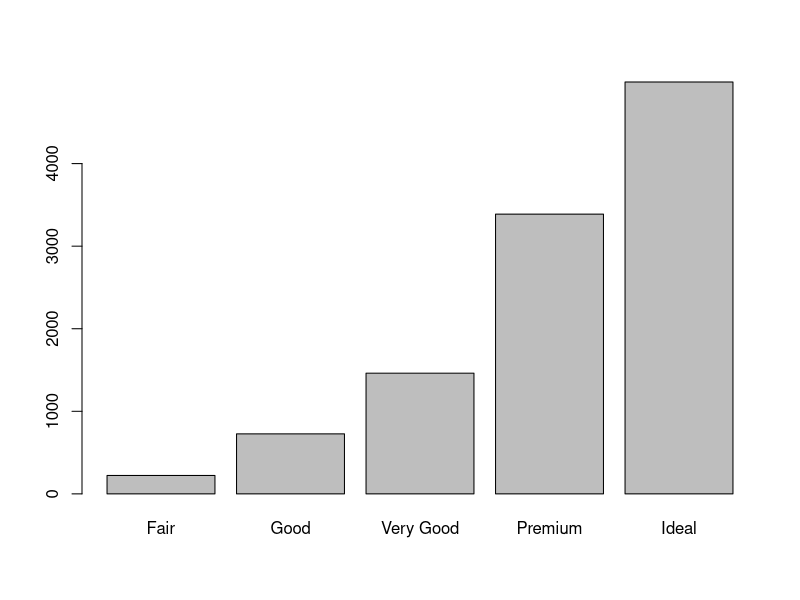

R code for this plot:
##because diamonds dataset is in ggplot2 package
library(ggplot2)
##load data
data(diamonds)

##store it as data frame
dia <- data.frame(diamonds)
set.seed(123)
##create a random number equal 80% of total number of rows
ran <- sample(1:nrow(dia), 0.8 * nrow(dia))

##the normalization function is created
nor <-function(x) { (x -min(x))/(max(x)-min(x))   }

##normalization function is created
dia_nor <- as.data.frame(lapply(dia[,c(1,5,6,7,8,9,10)], nor))

##training dataset extracted
dia_train <- dia_nor[ran,]

##test dataset extracted
dia_test <- dia_nor[-ran,]

str(dia)
##the 2nd column of training dataset because that is what we need to predict about testing dataset
##also convert ordered factor to normal factor
dia_target <- as.factor(dia[ran,2])

##the actual values of 2nd couln of testing dataset to compaire it with values that will be predicted
##also convert ordered factor to normal factor
test_target <- as.factor(dia[-ran,2])

##run knn function
library(class)
# Use the prob parameter to get the proportion of votes for the winning class. prob = TRUE parameter to compute the vote proportions
pr <- knn(dia_train, dia_test, cl=dia_target,k=20, prob = T)

# Get the "prob" attribute from the predicted classes.
# Use the attr() function to obtain the vote proportions for the predicted class. These are stored in the attribute "prob"
prob <- attr(pr, "prob")

# Examine the first several predictions
head(pr)

# Examine the proportion of votes for the winning class
head(prob)

##create the confucion matrix
tb <- table(pr, test_target)

##check the accuracy
accuracy <- function(x){sum(diag(x)/(sum(rowSums(x)))) * 100}
accuracy(tb)

plot(pr)

